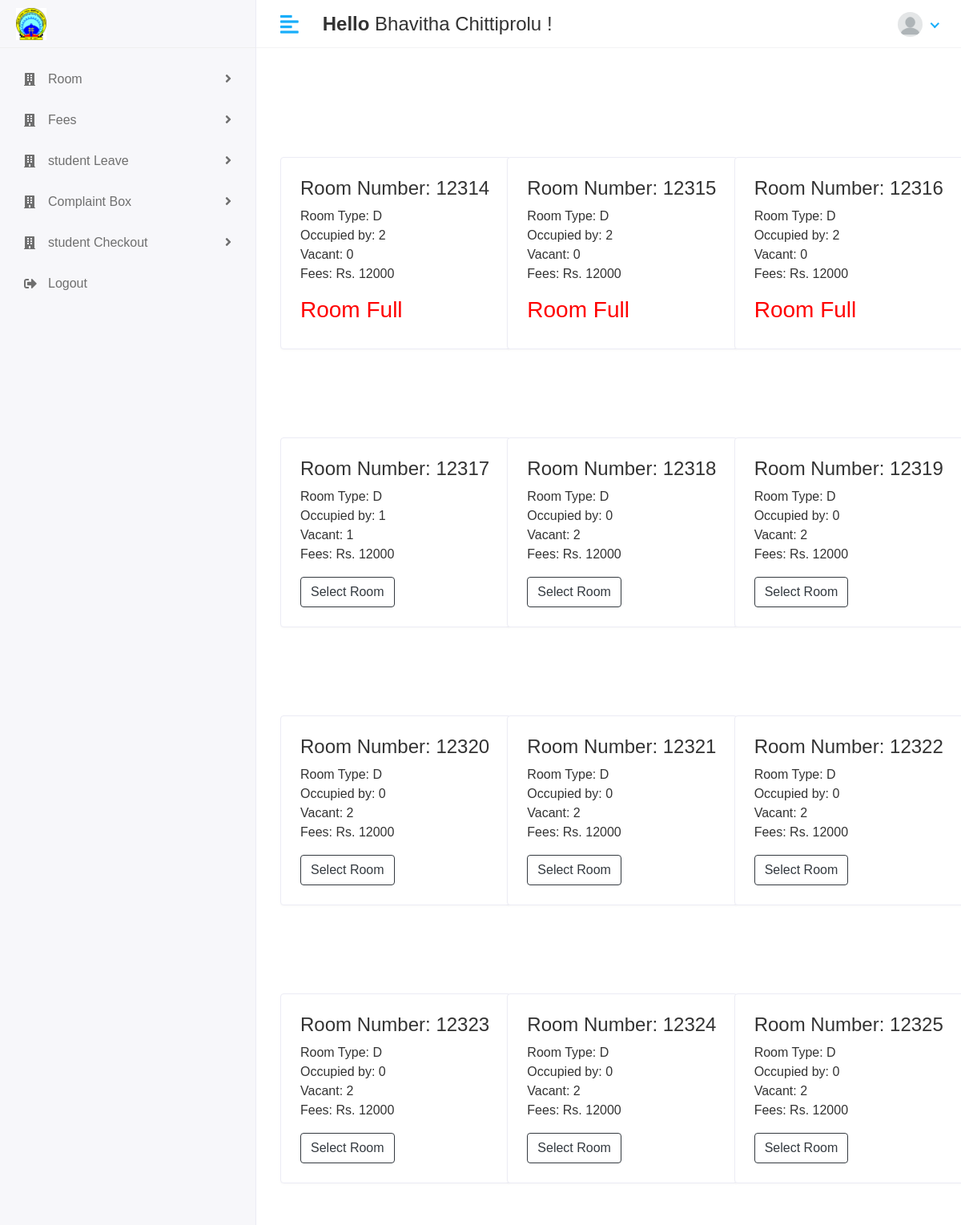
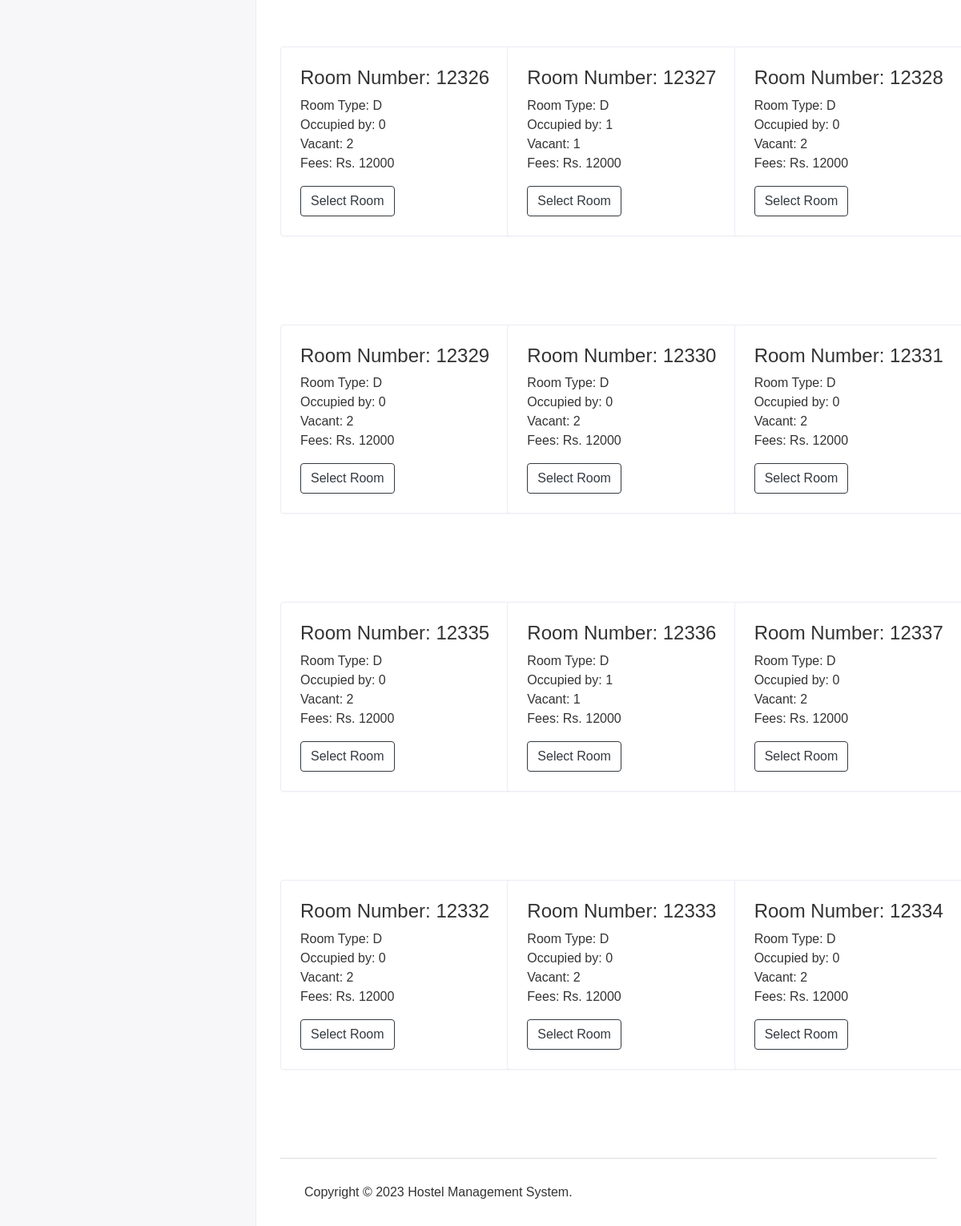
Screenshot of /administration/room/list (signed in) with the database file from the repository (2 pictures, top to bottom).
### management/models.py (models this page shows, shortened)
class CustomUser(AbstractUser):
    user = (('1','Administration'),('2','Student'),('3','Warden'))
    userType = models.CharField(choices=user,max_length=60,default=1)
    profile_pic = models.ImageField(upload_to='media/profile_pic')

class Room(models.Model):
    room_choice = [('S','Single'),('D','Double'),('T','Triple')]
    room_number = models.CharField(max_length = 100,default=None, unique=True)
    room_type = models.CharField(choices = room_choice,max_length=1,default=None)
    vacant = models.BooleanField(default = False)
    capacity = models.PositiveIntegerField(validators=[MinValueValidator(1),MaxValueValidator(4)])
    present = models.PositiveIntegerField(validators=[MaxValueValidator(4)],default=0,blank=True,null=True)

### management/administrationViews.py (the view)
# urls.py: path('administration/room/list',administrationViews.roomlist,name='roomlist'),
@login_required(login_url='/')
def roomlist(request): #student to select room
    try:
        current_user = request.user
        obj = Student.objects.filter(student=current_user)
        s = NewRegistration.objects.get(requester=obj)
        return render(request, 'administration/room_notallowed.html')
    except:
        rooms = Room.objects.all()
        roomdata = []
        for x in rooms:
            remains = x.capacity - x.present
            type = x.room_type
            if type == 'S':
                amount = 15000
            elif type == 'D':
                amount = 12000
            elif type == 'T':
                amount = 9000
            y = {'room_number': x.room_number, 'room_type': x.room_type, 'present': x.present, 'remains': remains,
                 'fees': amount}
            roomdata.append(y)
        context = {'roomdata': roomdata}
        return render(request, 'administration/roomlist.html', context)

### hostelManagementSystem/templates/administration/roomlist.html (shortened to what this page needs)
{% extends 'base.html' %}
{% block content %}
<div class="row" style="padding-top:10%">
    {% for y in roomdata %}
    <div class="col-sm-4" style="padding-bottom: 5rem;">
        <div class="card" style="width: 18rem;">
            <div class="card-body">
                <h4 >Room Number: {{y.room_number}}</h4>
                <p >Room Type: {{y.room_type}} <br>
                    Occupied by: {{y.present}} <br>
                    Vacant: {{y.remains}} <br>
                    Fees: Rs. {{y.fees}}
                </p>
                <form method="POST" action="{% url 'selectRoom' y.room_number %}"
                      onsubmit="send.disabled = true; return true;">
                    {% if y.remains > 0 %}
                     <button name="send" type="submit" class="btn btn-outline-dark">Select Room</button>
                    {% else %}
                    <h3 style="color: red;">Room Full</h3>
                    {% endif %}
                </form>
            </div>
        </div>
    </div>
    {% endfor %}
</div>
{% endblock %}

### hostelManagementSystem/templates/base.html (shortened to what this page needs)
<!DOCTYPE html>
<html lang="en">
{% load static %}
   <head>
      <link rel="stylesheet" href="{% static 'assets/plugins/bootstrap/css/bootstrap.min.css' %}">
      <link rel="stylesheet" href="{% static 'assets/plugins/fontawesome/css/fontawesome.min.css' %}">
      <link rel="stylesheet" href="{% static 'assets/plugins/fontawesome/css/all.min.css' %}">
      <link rel="stylesheet" href="{% static 'assets/css/style.css' %}">
       <link rel="stylesheet" href="{% static 'assets/plugins/datatables/datatables.min.css' %}">
   </head>
   <body>
    <div class="main-wrapper">
       {% include 'includes/header.html' %}
       {% include 'includes/sidebar.html' %}
       <div class="page-wrapper">
          <div class="content container-fluid">
             {% block content %}
             {% endblock %}
       {% include 'includes/footer.html' %}
         </div>
      </div>
    </div>
   </body>
</html>

### hostelManagementSystem/templates/includes/header.html (shortened to what this page needs)
{% load static %}
         <div class="header">
            <div class="header-left">
               <a href="index.html" class="logo">
               <img src="{% static 'assets/img/manit_logo.png' %}" alt="Logo">
               </a>
            </div>
            <a href="javascript:void(0);" id="toggle_btn">
            <i class="fas fa-align-left"></i>
            </a>
            <div class="top-nav-search mt-3">
               <h4 style="font:sans-serif"><strong>Hello </strong><span style="font:sans-serif">{{user.first_name}} {{user.last_name}}</span>&nbsp;!</h4>
            </div>
            <ul class="nav user-menu">
               <li class="nav-item dropdown has-arrow">
                  <a href="#" class="dropdown-toggle nav-link" data-toggle="dropdown">
                     {% if user.profile_pic == "" %}
                       <span class="user-img"><img class="rounded-circle" src="{% static 'assets/img/blank_profile_pic.png' %}" width="31" alt="{{user.first_name}}&nbsp;{{user.last_name}}"></span>
                     {% else %}
                  <span class="user-img"><img class="rounded-circle" src="/{{user.profile_pic}}" width="31" alt="{{user.first_name}}&nbsp;{{user.last_name}}"></span>
                 {% endif %}
                  </a>
               </li>
            </ul>
         </div>

### hostelManagementSystem/templates/includes/sidebar.html (shortened to what this page needs)
<div class="sidebar" id="sidebar">
            <div class="sidebar-inner slimscroll">
               <div id="sidebar-menu" class="sidebar-menu">
                  {% if user.userType == '1' %}
                  <ul>
                     <li class="menu-title">
                        <span>Main Menu</span>
                     </li>
                     <li class="submenu">
                        <a href="#"><i class="fas fa-user-graduate"></i> <span> Students</span> <span class="menu-arrow"></span></a>
                        <ul>
                           <li><a href="{% url 'studentlist' %}">Student List</a></li>
                           <li><a href="{% url 'add_student' %}">Add Student</a></li>
                        </ul>
                     </li>
                     <li class="submenu">
                        <a href="#"><i class="fas fa-chalkboard-teacher"></i> <span> Warden</span> <span class="menu-arrow"></span></a>
                        <ul>
                           <li><a href="{% url 'wardenlist' %}">Warden List</a></li>
                           <li><a href="{% url 'add_warden' %}">Add Warden</a></li>
                        </ul>
                     </li>
                     <li class="submenu">
                        <a href="#"><i class="fas fa-building"></i> <span> Administration</span> <span class="menu-arrow"></span></a>
                        <ul>
                           <li><a href="{% url 'admin_list' %}">Admins List</a></li>
                           <li><a href="{% url 'add_admin' %}">Add Admin</a></li>
                        </ul>
                     </li>
                      <li class="submenu">
                        <a href="#"><i class="fas fa-building"></i> <span> Room</span> <span class="menu-arrow"></span></a>
                        <ul>
                           <li><a href="{% url 'roomlist_aw' %}">Rooms List</a></li>
                           <li><a href="{% url 'add_room' %}">Add Room</a></li>
                           <li><a href="{% url 'approval_list' %}">Change Room Approval</a></li>
                           <li><a href="{% url 'new_approval_list' %}">New Room Approval</a></li>
                        </ul>
                     </li>
                      <li>
                        <a href="{% url 'expense_list' %}"><i class="fas fa-file-invoice"></i> <span>Expense List</span></a>
                     </li>
                       <li>
                        <a href="{% url 'date_to_date_report' %}"><i class="far fa-calendar-alt"></i> <span>Date to Date Report</span></a>
                     </li>
                     <li class="menu-title">
                        <span>Management</span>
                     </li>
                     <li class="submenu">
                        <a href="#"><i class="fas fa-file-invoice-dollar"></i> <span> Fees</span> <span class="menu-arrow"></span></a>
                        <ul>
                           <li><a href="{% url 'fee_history' %}">Fees History</a></li>
                            <li><a href="{% url 'fee_approval_list' %}">Fees Approval List</a></li>
                        </ul>
                     </li>
                     <li>
                        <a href="{% url 'complaints_list' %}"><i class="fas fa-box"></i> <span>Complaint Box</span></a>
                     </li>
                     <li>
                        <a href="{% url 'student_checkout_list' %}"><i class="fas fa-check-square"></i> <span>Student Checkout</span></a>
                     </li>
                     <li>
                        <a href="{% url 'student_leave_list' %}"><i class="fas fa-envelope-square"></i> <span>Student Leave List</span></a>
                     </li>
                     <li>
                        <a href="{% url 'doLogout' %}"><i class="fas fa-sign-out-alt"></i> <span>Logout</span></a>
                     </li>
                     <li class="menu-title">
                        <span>Pages</span>
                     </li>
                     </li>
                  </ul>
                  {% else %}
                  <ul>
                     <li class="submenu">
                        <a href="#"><i class="fas fa-building"></i> <span> Room</span> <span class="menu-arrow"></span></a>
                     </li>
                       <li class="submenu">
                        <a href="#"><i class="fas fa-building"></i> <span> Fees</span> <span class="menu-arrow"></span></a>
                     </li>
                       <li class="submenu">
                        <a href="#"><i class="fas fa-building"></i> <span> student Leave</span> <span class="menu-arrow"></span></a>
                     </li>
                      <li class="submenu">
                        <a href="#"><i class="fas fa-building"></i> <span>Complaint Box</span> <span class="menu-arrow"></span></a>
                     </li>
                     <li class="submenu">
                        <a href="#"><i class="fas fa-building"></i> <span> student Checkout</span> <span class="menu-arrow"></span></a>
                     </li>
                     <li>
                        <a href="{% url 'doLogout' %}"><i class="fas fa-sign-out-alt"></i> <span>Logout</span></a>
                     </li>
                     </ul>
                  {% endif %}
               </div>
            </div>
         </div>

### hostelManagementSystem/templates/includes/footer.html
{% load static %}
<footer>
    <p>Copyright © 2023 Hostel Management System.</p>
</footer>

### hostelManagementSystem/static/assets/css/style.css (style rules this page uses)
html { height: 100%; }
body { background-color: #fff; color: #333; font-family: 'Poppins', sans-serif; font-size: 1rem; height: 100%; line-height: 1.5; overflow-x: hidden; }
h1, h2, h3, h4, h5, h6 { font-family: 'Poppins', sans-serif; margin-top: 0; }
a { color: #009ce7; }
input, button, a { transition: all 0.4s ease; -moz-transition: all 0.4s ease; -o-transition: all 0.4s ease; -ms-transition: all 0.4s ease; -webkit-transition: all 0.4s ease; }
input, input:focus, button, button:focus { outline: none; }
ul, ol { padding: 0px; list-style: none; }
.card { border: 1px solid #ececf5; box-shadow: 0 1px 3px 0 rgba(0, 0, 0, 0.03); margin-bottom: 1.875rem; }
.card-body { padding: 1.5rem; }
.header { background-color: #fff; border-bottom: 1px solid #f3f3f4; left: 0; position: fixed; right: 0; top: 0; z-index: 1001; height: 60px; }
.header .header-left { float: left; height: 60px; padding: 0 20px; position: relative; width: 320px; z-index: 1; transition: all 0.2s ease-in-out; background-color: #f7f7fa; border-bottom: 1px solid #efefef; border-right: 1px solid #ececf5; display: flex; align-items: center; }
.header .header-left .logo { display: inline-block; line-height: 60px; }
.header .header-left .logo img { max-height: 40px; width: auto; }
.header .dropdown-toggle:after { display: none; }
.header .has-arrow .dropdown-toggle:after { border-top: 0; border-left: 0; border-bottom: 2px solid #18aefa; border-right: 2px solid #18aefa; content: ''; height: 8px; display: inline-block; pointer-events: none; -webkit-transform-origin: 66% 66%; -ms-transform-origin: 66% 66%; transform-origin: 66% 66%; -webkit-transform: rotate(45deg); -ms-transform: rotate(45deg); transform: rotate(45deg); -webkit-transition: all 0.15s ease-in-out; transition: all 0.15s ease-in-out; width: 8px; vertical-align: 0px; }
.user-menu { float: right; margin: 0; position: relative; z-index: 99; padding-right: 15px; }
.user-menu.nav > li > a { color: #a0a0a0; font-size: 14px; line-height: 58px; padding: 0 15px; height: 60px; }
.user-img { margin-right: 3px; position: relative; }
.top-nav-search { float: left; margin-left: 15px; }
footer { padding: 1.875rem 1.875rem; border-top: 1px solid #ddd; }
footer p { margin: 0px; }
.sidebar { background-color: #f7f7fa; border-right: 1px solid #ececf5; bottom: 0; left: 0; margin-top: 0; position: fixed; top: 60px; transition: all 0.2s ease-in-out 0s; width: 320px; z-index: 1001; }
.sidebar-inner { height: 100%; min-height: 100%; transition: all 0.2s ease-in-out 0s; }
.sidebar-menu { padding: 15px; }
.sidebar-menu ul { font-size: 15px; list-style-type: none; margin: 0; padding: 0; position: relative; }
.sidebar-menu li a { color: #6f6f6f; display: block; font-size: 16px; height: auto; padding: 0 20px; }
.sidebar .sidebar-menu > ul > li > a span { transition: all 0.2s ease-in-out 0s; display: inline-block; margin-left: 10px; white-space: nowrap; }
.sidebar-menu > ul > li { margin-bottom: 3px; position: relative; }
.sidebar-menu > ul > li:last-child { margin-bottom: 0; }
.sidebar-menu .menu-arrow { -webkit-transition: -webkit-transform 0.15s; -o-transition: -o-transform 0.15s; transition: transform .15s; position: absolute; right: 15px; display: inline-block; font-family: "Font Awesome 5 Free"; font-weight: 900; text-rendering: auto; line-height: 40px; font-size: 16px; -webkit-font-smoothing: antialiased; -moz-osx-font-smoothing: grayscale; -webkit-transform: translate(0, 0); -ms-transform: translate(0, 0); -o-transform: translate(0, 0); transform: translate(0, 0); line-height: 18px; top: 14px; }
.sidebar-menu .menu-arrow:before { content: "\f105"; }
.sidebar-menu > ul > li > a { align-items: center; display: flex; justify-content: flex-start; padding: 12px 15px; position: relative; transition: all 0.2s ease-in-out 0s; }
.sidebar-menu ul li a i { display: inline-block; font-size: 16px; line-height: 24px; text-align: left; vertical-align: middle; width: 20px; transition: all 0.2s ease-in-out 0s; }
.main-wrapper { width: 100%; height: 100vh; min-height: 100vh; }
.page-wrapper { margin-left: 320px; padding-top: 60px; position: relative; transition: all 0.4s ease; }
.page-wrapper > .content { padding: 1.875rem 1.875rem 0; }
@media (min-width: 992px) { #toggle_btn { align-items: center; color: #18aefa; display: inline-flex; float: left; font-size: 26px; height: 60px; justify-content: center; margin-left: 15px; padding: 0 15px; } }

### rows the page displays
CustomUser: first_name "Bhavitha", last_name "Chittiprolu"
Room: room_number "12314"
Room: room_number "12315"
Room: room_number "12316"
Room: room_number "12317"
Room: room_number "12318"
Room: room_number "12319"
Room: room_number "12320"
Room: room_number "12321"
Room: room_number "12322"
Room: room_number "12323"
Room: room_number "12324"
Room: room_number "12325"
Room: room_number "12326"
Room: room_number "12327"
Room: room_number "12328"
Room: room_number "12329"
Room: room_number "12330"
Room: room_number "12331"
Room: room_number "12335"
Room: room_number "12336"
Room: room_number "12337"
Room: room_number "12332"
Room: room_number "12333"
Room: room_number "12334"

### other values shown
{{ y.room_type }} "D" "D" "D" "D" "D" "D" "D" "D" "D" "D" "D" "D" "D" "D" "D" "D" "D" "D" "D" "D" "D" "D" "D" "D"
{{ y.present }} "2" "2" "2" "1" "0" "0" "0" "0" "0" "0" "0" "0" "0" "1" "0" "0" "0" "0" "0" "1" "0" "0" "0" "0"
{{ y.remains }} "0" "0" "0" "1" "2" "2" "2" "2" "2" "2" "2" "2" "2" "1" "2" "2" "2" "2" "2" "1" "2" "2" "2" "2"
{{ y.fees }} "12000" "12000" "12000" "12000" "12000" "12000" "12000" "12000" "12000" "12000" "12000" "12000" "12000" "12000" "12000" "12000" "12000" "12000" "12000" "12000" "12000" "12000" "12000" "12000"
